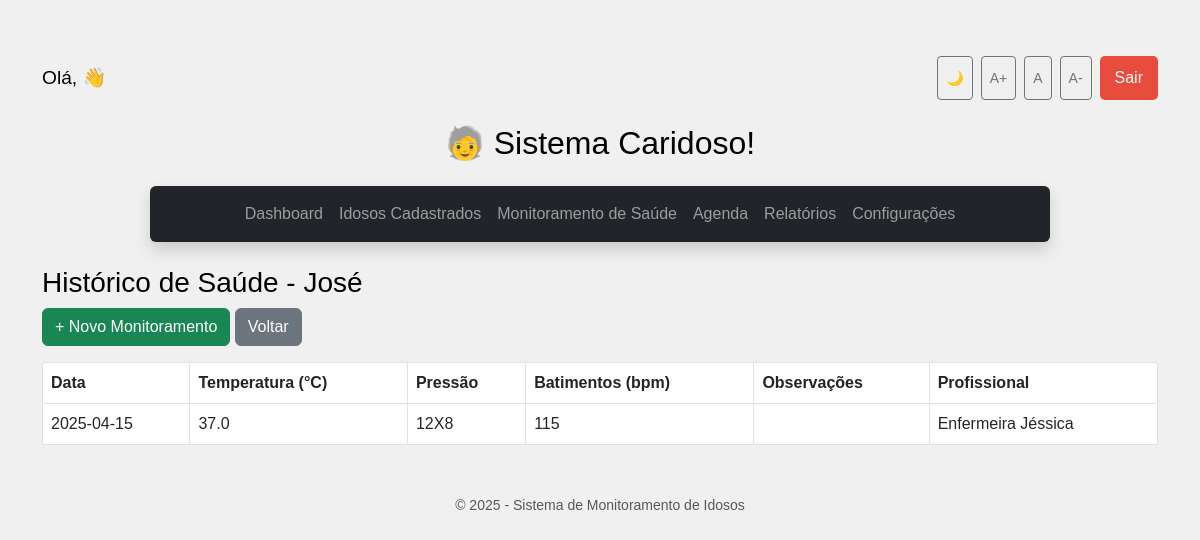
/monitoramento/historico/2, run on the app's committed database.
### app/models.py (models this page shows, shortened)
class Idoso(db.Model):
    id = db.Column(db.Integer, primary_key=True)
    nome = db.Column(db.String(100), nullable=False)
    data_nascimento = db.Column(db.String(10), nullable=False)
    endereco = db.Column(db.String(200), nullable=False)
    contato_responsavel = db.Column(db.String(100), nullable=False)
    condicoes_medicas = db.Column(db.Text)
    medicamentos = db.Column(db.Text)
    ultima_avaliacao = db.Column(db.String(10))

class MonitoramentoSaude(db.Model):
    id = db.Column(db.Integer, primary_key=True)
    idoso_id = db.Column(db.Integer, db.ForeignKey('idoso.id'), nullable=False)
    data_registro = db.Column(db.String(10), nullable=False)
    temperatura = db.Column(db.Float)
    pressao = db.Column(db.String(20))
    batimentos = db.Column(db.Integer)
    observacoes = db.Column(db.Text)
    profissional = db.Column(db.String(100))
    idoso = db.relationship('Idoso', backref=db.backref('monitoramentos', lazy=True))

### app/routes.py (the view)
@main.route('/monitoramento/historico/<int:idoso_id>')
def historico_monitoramento(idoso_id):
    idoso = Idoso.query.get_or_404(idoso_id)
    monitoramentos = MonitoramentoSaude.query.filter_by(idoso_id=idoso_id).order_by(MonitoramentoSaude.data_registro.desc()).all()
    return render_template('historico_monitoramento.html', idoso=idoso, monitoramentos=monitoramentos)

### templates/historico_monitoramento.html
{% extends "base.html" %}
{% block content %}
    <h3>Histórico de Saúde - {{ idoso.nome }}</h3>
    <a href="{{ url_for('main.monitoramento_form', idoso_id=idoso.id) }}" class="btn btn-success mb-3">+ Novo Monitoramento</a>
    <a href="/monitoramento" class="btn btn-secondary mb-3">Voltar</a>
    {% if monitoramentos %}
        <table class="table table-bordered">
            <thead>
                <tr>
                    <th>Data</th>
                    <th>Temperatura (°C)</th>
                    <th>Pressão</th>
                    <th>Batimentos (bpm)</th>
                    <th>Observações</th>
                    <th>Profissional</th>
                </tr>
            </thead>
            <tbody>
                {% for r in monitoramentos %}
                <tr>
                    <td>{{ r.data_registro }}</td>
                    <td>{{ r.temperatura }}</td>
                    <td>{{ r.pressao }}</td>
                    <td>{{ r.batimentos }}</td>
                    <td>{{ r.observacoes }}</td>
                    <td>{{ r.profissional }}</td>
                </tr>
                {% endfor %}
            </tbody>
        </table>
    {% else %}
        <p class="text-muted">Nenhum registro de saúde encontrado para este idoso.</p>
    {% endif %}
{% endblock %}

### static/style.css (style rules this page uses)
body { font-family: Arial, sans-serif; background-color: #f0f0f0; color: #000; padding-top: 3.5rem; }

### data on the page
Idoso: nome "José"
MonitoramentoSaude: data_registro "2025-04-15", temperatura "37.0", pressao "12X8", batimentos "115", profissional "Enfermeira Jéssica"
